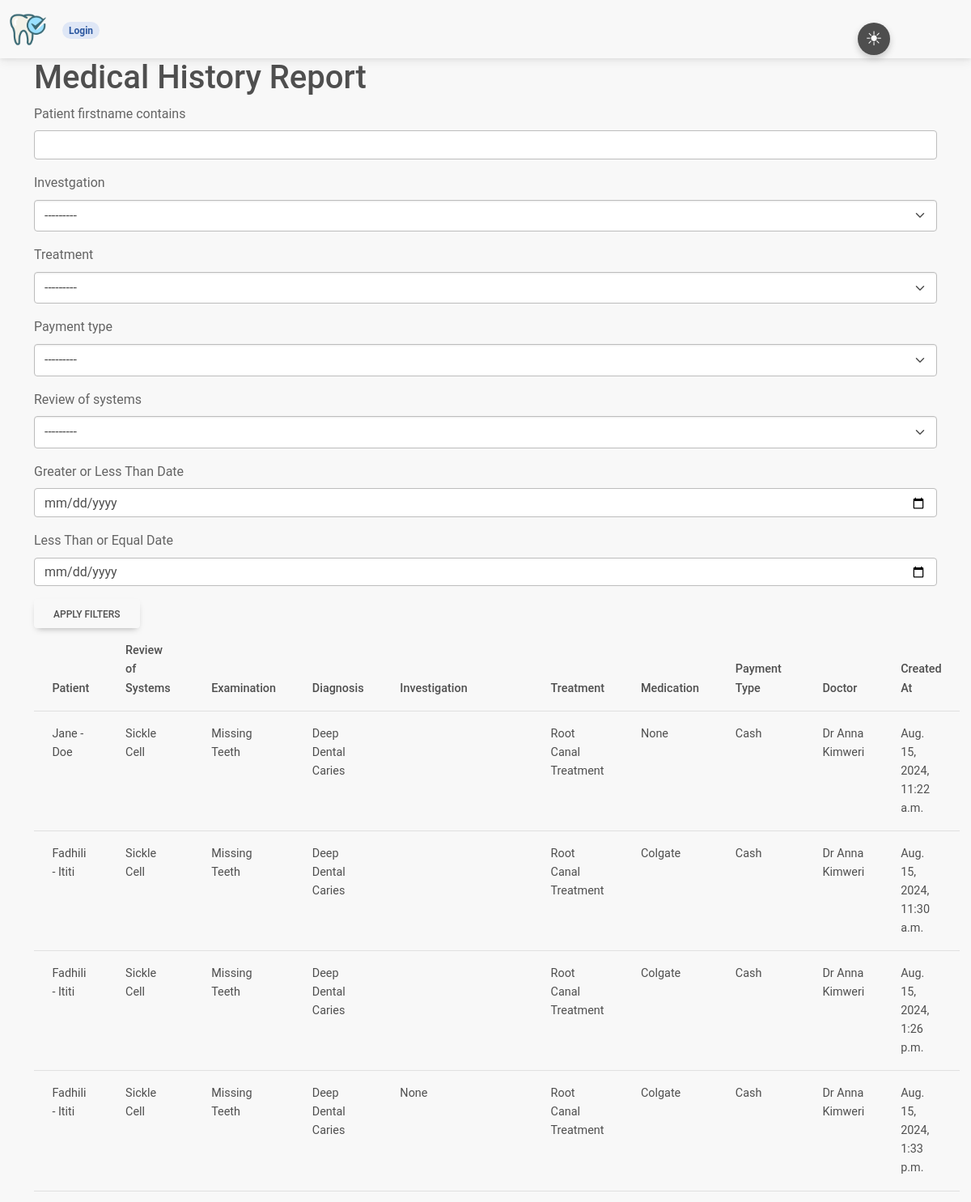
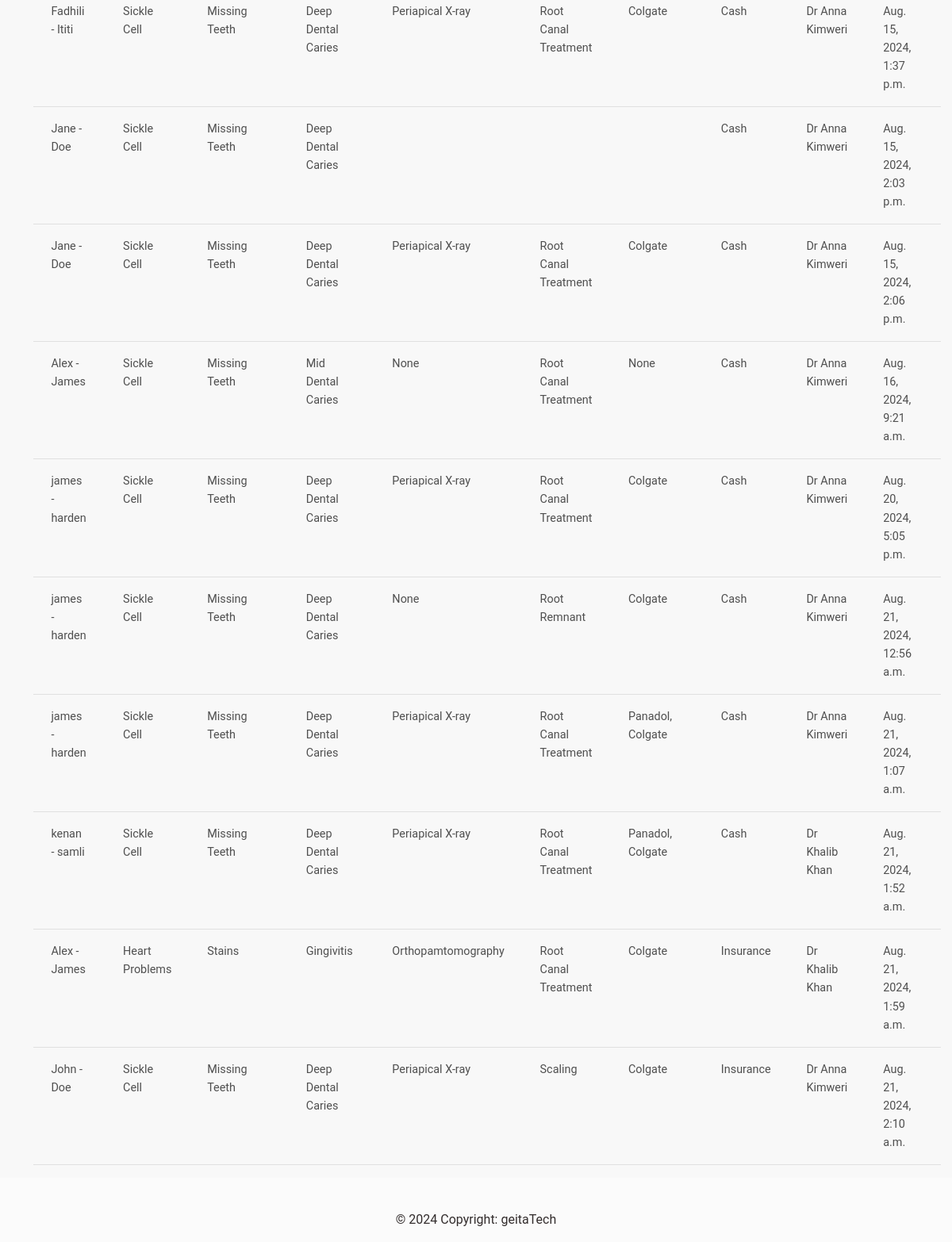
The app's page /medical/reports/ with its own data (2 pictures, top to bottom).
### patient/models.py (models this page shows, shortened)
class MedicalHistory(models.Model):
    patient = models.ForeignKey(Patient, on_delete=models.CASCADE,
                                related_name='patientmedicalhistory')
    history = models.CharField(max_length=255)
    review_of_systems = models.ManyToManyField(ReviewofSystem)
    examination = models.ManyToManyField(Examination)
    diagnosis = models.ManyToManyField(Diagnosis)
    investgation = models.ManyToManyField(Investgation)
    treatment = models.ManyToManyField(Treatment)
    medication = models.ManyToManyField(Medication)
    payment_type = models.ForeignKey(PaymentType, on_delete=models.CASCADE)
    follow_up_date = models.DateField(null=True, blank=True)
    notes = models.CharField(max_length=2000,blank=True)
    doctor = models.ForeignKey(Doctor, on_delete=models.PROTECT, null=True)
    treatment_discount = models.DecimalField(max_digits=5, decimal_places=2, default=0)
    investigation_discount = models.DecimalField(max_digits=5, decimal_places=2, default=0)
    medication_discount = models.DecimalField(max_digits=5, decimal_places=2, default=0)
    created_at = models.DateTimeField(auto_now_add=True)
    class Meta:
        verbose_name_plural = 'Medical History'

class Patient(models.Model):
    GENDER = (
        ('M', 'Male'),
        ('F', 'Female')
    )
    PAYMENT_TYPE = (
        ('cash', 'Cash'),
        ('insurance', 'Insurance')
    )
    firstname = models.CharField(max_length=255)
    lastname = models.CharField(max_length=255)
    DOB = models.CharField(max_length=255, blank=True, null=True)
    address = models.CharField(max_length=255)
    phone_number = models.CharField(max_length=255)
    gender = models.CharField(max_length=255, choices=GENDER)
    weight = models.IntegerField(default=0)
    BPressure = models.CharField(max_length=255, blank=True, null=True)
    payment_type = models.CharField(max_length=10, choices=PAYMENT_TYPE, null=True)
    insurance_provider = models.CharField(max_length=255, blank=True, null=True)  # Optional field for insurance provider
    DOR = models.DateField(null=True)
    created_at = models.DateTimeField(auto_now_add=True)
    updated_at = models.DateTimeField(auto_now=True)
    def __str__(self):
        return f'{self.firstname} - {self.lastname}'

class ReviewofSystem(models.Model):
    name = models.CharField(max_length=255)
    def __str__(self):
        return f'{self.name}'

class Examination(models.Model):
    name = models.CharField(max_length=255)
    def __str__(self):
        return f'{self.name}'

class Diagnosis(models.Model):
    name = models.CharField(max_length=255)
    def __str__(self):
        return f'{self.name}'

class Treatment(models.Model):
    name = models.CharField(max_length=255)
    cash_price = models.DecimalField(max_digits=10, decimal_places=2, null=True)
    insurance_price = models.DecimalField(max_digits=10, decimal_places=2, null=True)
    def __str__(self):
        return self.name

class Medication(models.Model):
    name = models.CharField(max_length=255)
    cash_price = models.DecimalField(max_digits=10, decimal_places=2, null=True)
    insurance_price = models.DecimalField(max_digits=10, decimal_places=2, null=True)
    def __str__(self):
        return self.name

class PaymentType(models.Model):
    name = models.CharField(max_length=255)
    def __str__(self):
        return self.name

class Doctor(models.Model):
    name = models.CharField(max_length=255)
    def __str__(self):
        return self.name

class Investgation(models.Model):
    name = models.CharField(max_length=255)
    cash_price = models.DecimalField(max_digits=10, decimal_places=2, null=True)
    insurance_price = models.DecimalField(max_digits=10, decimal_places=2, null=True)
    def __str__(self):
        return self.name

### patient/views.py (the view)
# urls.py: path('medical/reports/', views.MedicalHistoryReportView.as_view(), name='medical_reports'),
class MedicalHistoryReportView(View):
    template_name = 'medical_history_report.html'
    def get(self, request):
        filter = MedicalHistoryFilter(request.GET, queryset=MedicalHistory.objects.all())
        filtered_records = filter.qs
        context = {
            'filter': filter,
            'filtered_records': filtered_records,
        }
        return render(request, self.template_name, context)

### patient/template_context.py (called while the page is built)
def upcoming_follow_up_count(request):
    today = datetime.now().date()
    tomorrow = today + timedelta(days=1)
    upcoming_follow_up_count = MedicalHistory.objects.filter(follow_up_date=tomorrow).count()
    return {'upcoming_follow_up_count': upcoming_follow_up_count}

### patient/templates/medical_history_report.html
{% extends "base.html" %}
{% load crispy_forms_tags %}
{% block content %}
<div class="container">
    <h1>Medical History Report</h1>
    <form method="get">
        {{ filter.form|crispy }}
        <button type="submit" class="btn">Apply Filters</button>
    </form>
    <table class="table">
        <thead>
            <tr>
                <th>Patient</th>
                <th>Review of Systems</th>
                <th>Examination</th>
                <th>Diagnosis</th>
                <th>Investigation</th>
                <th>Treatment</th>
                <th>Medication</th>
                <th>Payment Type</th>
                <th>Doctor</th>
                <th>Created At</th>
            </tr>
        </thead>
        <tbody>
            {% for record in filtered_records %}
                <tr>
                    <td>{{ record.patient }}</td>
                    <td>{{ record.review_of_systems.all|join:", " }}</td>
                    <td>{{ record.examination.all|join:", " }}</td>
                    <td>{{ record.diagnosis.all|join:", " }}</td>
                    <td>{{ record.investgation.all|join:", " }}</td>
                    <td>{{ record.treatment.all|join:", " }}</td>
                    <td>{{ record.medication.all|join:", " }}</td>
                    <td>{{ record.payment_type }}</td>
                    <td>{{ record.doctor }}</td>
                    <td>{{ record.created_at }}</td>
                </tr>
            {% endfor %}
        </tbody>
    </table>
</div>
{% endblock %}

### static/css/color_switch.css (style rules this page uses)
body { background-color: #f8f8f8; }

### records on screen
MedicalHistory: patient "Jane - Doe", review_of_systems.all "Sickle Cell", examination.all "Missing Teeth", diagnosis.all "Deep Dental Caries", treatment.all "Root Canal Treatment", medication.all "None", payment_type "Cash", doctor "Dr Anna Kimweri", created_at "Aug. 15, 2024, 11:22 a.m."
MedicalHistory: patient "Fadhili - Ititi", review_of_systems.all "Sickle Cell", examination.all "Missing Teeth", diagnosis.all "Deep Dental Caries", treatment.all "Root Canal Treatment", medication.all "Colgate", payment_type "Cash", doctor "Dr Anna Kimweri", created_at "Aug. 15, 2024, 11:30 a.m."
MedicalHistory: patient "Fadhili - Ititi", review_of_systems.all "Sickle Cell", examination.all "Missing Teeth", diagnosis.all "Deep Dental Caries", treatment.all "Root Canal Treatment", medication.all "Colgate", payment_type "Cash", doctor "Dr Anna Kimweri", created_at "Aug. 15, 2024, 1:26 p.m."
MedicalHistory: patient "Fadhili - Ititi", review_of_systems.all "Sickle Cell", examination.all "Missing Teeth", diagnosis.all "Deep Dental Caries", investgation.all "None", treatment.all "Root Canal Treatment", medication.all "Colgate", payment_type "Cash", doctor "Dr Anna Kimweri", created_at "Aug. 15, 2024, 1:33 p.m."
MedicalHistory: patient "Fadhili - Ititi", review_of_systems.all "Sickle Cell", examination.all "Missing Teeth", diagnosis.all "Deep Dental Caries", investgation.all "Periapical X-ray", treatment.all "Root Canal Treatment", medication.all "Colgate", payment_type "Cash", doctor "Dr Anna Kimweri", created_at "Aug. 15, 2024, 1:37 p.m."
MedicalHistory: patient "Jane - Doe", review_of_systems.all "Sickle Cell", examination.all "Missing Teeth", diagnosis.all "Deep Dental Caries", payment_type "Cash", doctor "Dr Anna Kimweri", created_at "Aug. 15, 2024, 2:03 p.m."
MedicalHistory: patient "Jane - Doe", review_of_systems.all "Sickle Cell", examination.all "Missing Teeth", diagnosis.all "Deep Dental Caries", investgation.all "Periapical X-ray", treatment.all "Root Canal Treatment", medication.all "Colgate", payment_type "Cash", doctor "Dr Anna Kimweri", created_at "Aug. 15, 2024, 2:06 p.m."
MedicalHistory: patient "Alex - James", review_of_systems.all "Sickle Cell", examination.all "Missing Teeth", diagnosis.all "Mid Dental Caries", investgation.all "None", treatment.all "Root Canal Treatment", medication.all "None", payment_type "Cash", doctor "Dr Anna Kimweri", created_at "Aug. 16, 2024, 9:21 a.m."
MedicalHistory: patient "james - harden", review_of_systems.all "Sickle Cell", examination.all "Missing Teeth", diagnosis.all "Deep Dental Caries", investgation.all "Periapical X-ray", treatment.all "Root Canal Treatment", medication.all "Colgate", payment_type "Cash", doctor "Dr Anna Kimweri", created_at "Aug. 20, 2024, 5:05 p.m."
MedicalHistory: patient "james - harden", review_of_systems.all "Sickle Cell", examination.all "Missing Teeth", diagnosis.all "Deep Dental Caries", investgation.all "None", treatment.all "Root Remnant", medication.all "Colgate", payment_type "Cash", doctor "Dr Anna Kimweri", created_at "Aug. 21, 2024, 12:56 a.m."
MedicalHistory: patient "james - harden", review_of_systems.all "Sickle Cell", examination.all "Missing Teeth", diagnosis.all "Deep Dental Caries", investgation.all "Periapical X-ray", treatment.all "Root Canal Treatment", medication.all "Panadol, Colgate", payment_type "Cash", doctor "Dr Anna Kimweri", created_at "Aug. 21, 2024, 1:07 a.m."
MedicalHistory: patient "kenan - samli", review_of_systems.all "Sickle Cell", examination.all "Missing Teeth", diagnosis.all "Deep Dental Caries", investgation.all "Periapical X-ray", treatment.all "Root Canal Treatment", medication.all "Panadol, Colgate", payment_type "Cash", doctor "Dr Khalib Khan", created_at "Aug. 21, 2024, 1:52 a.m."
MedicalHistory: patient "Alex - James", review_of_systems.all "Heart Problems", examination.all "Stains", diagnosis.all "Gingivitis", investgation.all "Orthopamtomography", treatment.all "Root Canal Treatment", medication.all "Colgate", payment_type "Insurance", doctor "Dr Khalib Khan", created_at "Aug. 21, 2024, 1:59 a.m."
MedicalHistory: patient "John - Doe", review_of_systems.all "Sickle Cell", examination.all "Missing Teeth", diagnosis.all "Deep Dental Caries", investgation.all "Periapical X-ray", treatment.all "Scaling", medication.all "Colgate", payment_type "Insurance", doctor "Dr Anna Kimweri", created_at "Aug. 21, 2024, 2:10 a.m."
